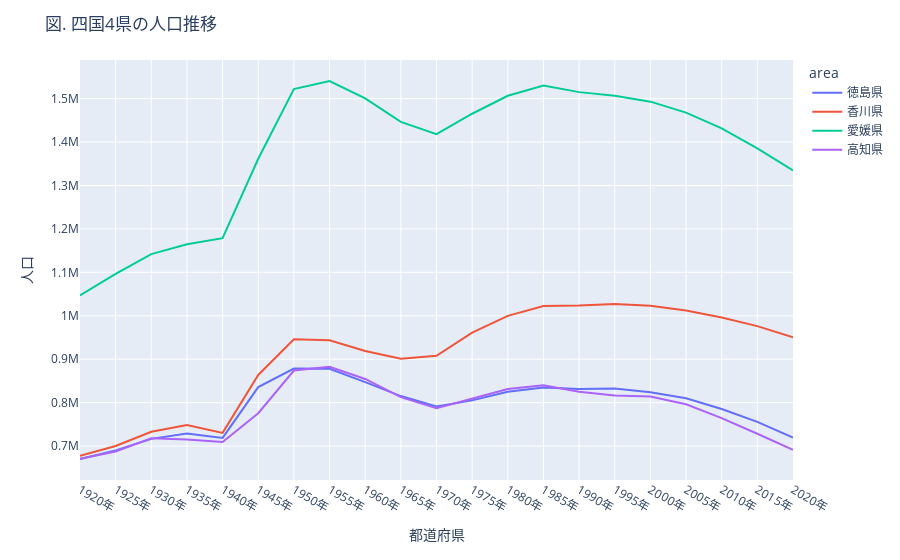

Write notebook code for a chart like this one.
### Code cell
fig = px.line(viz_df, x='year', y='value', color='area')
fig.update_layout(
    title='図. 四国4県の人口推移',
    xaxis=dict(title='都道府県'),
    yaxis=dict(title='人口'),
)

### Figure 1 — Plotly figure (JSON) as saved in the notebook; plotly's stock layout.template omitted (floating-point values rounded to 4 significant figures)
{"data": [{"hovertemplate": "area=徳島県<br>year=%{x}<br>value=%{y}<extra></extra>", "legendgroup": "徳島県", "line": {"color": "#636efa", "dash": "solid"}, "marker": {"symbol": "circle"}, "mode": "lines", "name": "徳島県", "orientation": "v", "showlegend": true, "type": "scatter", "x": ["1920年", "1925年", "1930年", "1935年", "1940年", "1945年", "1950年", "1955年", "1960年", "1965年", "1970年", "1975年", "1980年", "1985年", "1990年", "1995年", "2000年", "2005年", "2010年", "2015年", "2020年"], "xaxis": "x", "y": [670212, 689814, 716544, 728748, 718717, 835763, 878511, 878109, 847274, 815115, 791111, 805166, 825261, 834889, 831598, 832427, 824108, 809950, 785491, 755733, 719559], "yaxis": "y"}, {"hovertemplate": "area=香川県<br>year=%{x}<br>value=%{y}<extra></extra>", "legendgroup": "香川県", "line": {"color": "#EF553B", "dash": "solid"}, "marker": {"symbol": "circle"}, "mode": "lines", "name": "香川県", "orientation": "v", "showlegend": true, "type": "scatter", "x": ["1920年", "1925年", "1930年", "1935年", "1940年", "1945年", "1950年", "1955年", "1960年", "1965年", "1970年", "1975年", "1980年", "1985年", "1990年", "1995年", "2000年", "2005年", "2010年", "2015年", "2020年"], "xaxis": "x", "y": [677852, 700308, 732816, 748656, 730394, 863700, 946022, 943823, 918867, 900845, 907897, 961292, 999864, 1022569, 1023412, 1027006, 1022890, 1012400, 995842, 976263, 950244], "yaxis": "y"}, {"hovertemplate": "area=愛媛県<br>year=%{x}<br>value=%{y}<extra></extra>", "legendgroup": "愛媛県", "line": {"color": "#00cc96", "dash": "solid"}, "marker": {"symbol": "circle"}, "mode": "lines", "name": "愛媛県", "orientation": "v", "showlegend": true, "type": "scatter", "x": ["1920年", "1925年", "1930年", "1935年", "1940年", "1945年", "1950年", "1955年", "1960年", "1965年", "1970年", "1975年", "1980年", "1985年", "1990年", "1995年", "2000年", "2005年", "2010年", "2015年", "2020年"], "xaxis": "x", "y": [1046720, 1096366, 1142122, 1164898, 1178705, 1361484, 1521878, 1540628, 1500687, 1446384, 1418124, 1465215, 1506637, 1529983, 1515025, 1506700, 1493092, 1467815, 1431493, 1385262, 1334841], "yaxis": "y"}, {"hovertemplate": "area=高知県<br>year=%{x}<br>value=%{y}<extra></extra>", "legendgroup": "高知県", "line": {"color": "#ab63fa", "dash": "solid"}, "marker": {"symbol": "circle"}, "mode": "lines", "name": "高知県", "orientation": "v", "showlegend": true, "type": "scatter", "x": ["1920年", "1925年", "1930年", "1935年", "1940年", "1945年", "1950年", "1955年", "1960年", "1965年", "1970年", "1975年", "1980年", "1985年", "1990年", "1995年", "2000年", "2005年", "2010年", "2015年", "2020年"], "xaxis": "x", "y": [670895, 687478, 718152, 714980, 709286, 775578, 873874, 882683, 854595, 812714, 786882, 808397, 831275, 839784, 825034, 816704, 813949, 796292, 764456, 728276, 691527], "yaxis": "y"}], "layout": {"legend": {"title": {"text": "area"}, "tracegroupgap": 0}, "margin": {"t": 60}, "title": {"text": "図. 四国4県の人口推移"}, "xaxis": {"anchor": "y", "domain": [0, 1], "title": {"text": "都道府県"}}, "yaxis": {"anchor": "x", "domain": [0, 1], "title": {"text": "人口"}}}}
